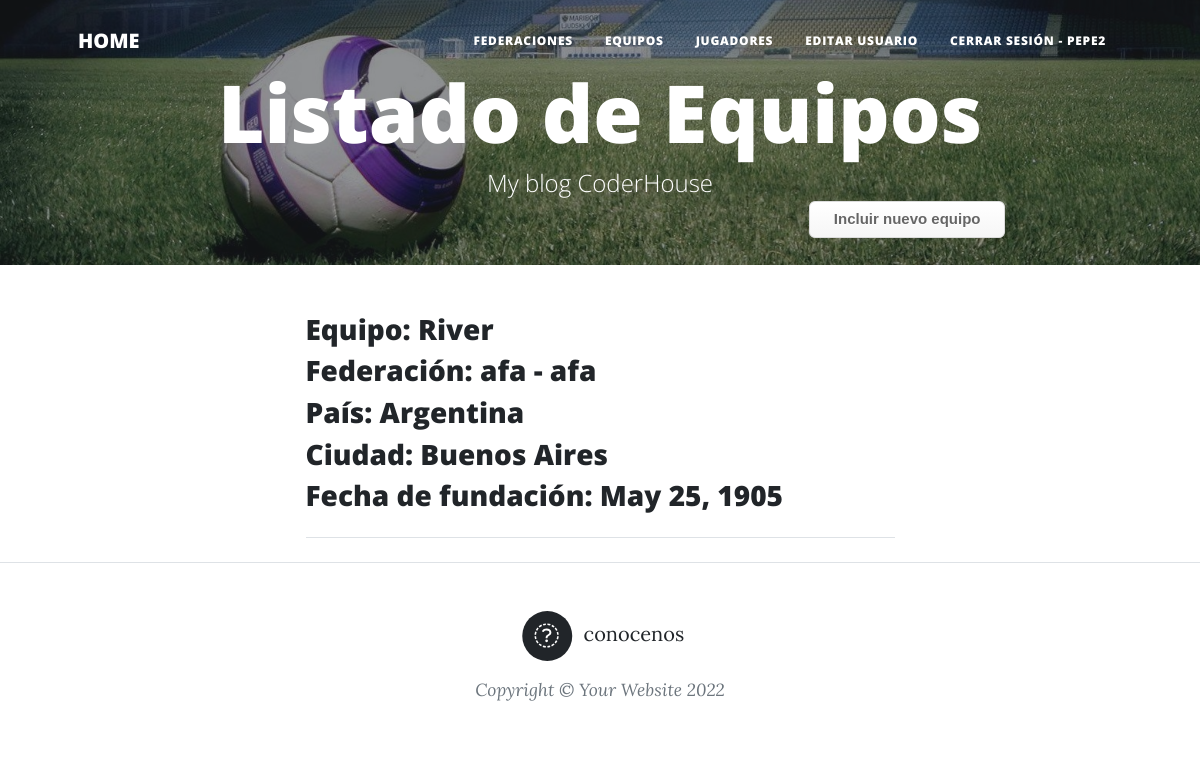
The app's page /teams (signed in) with its own data.
### teams/models.py (models this page shows, shortened)
class Team(models.Model):
    name = models.CharField(max_length=40)
    federation = models.ForeignKey(Federation,
                                    on_delete=models.CASCADE,
                                    null=False,
                                    blank=False)
    country = models.CharField(max_length=40)
    city = models.CharField(max_length=40)
    fundation_date = models.DateField()

### federations/models.py (models this page shows)
class Federation(models.Model):
    name = models.CharField(max_length=40)
    initials = models.CharField(max_length=40)
    official_website = models.CharField(max_length=40)
    image = models.ImageField(upload_to = "shields", null = True, blank= True)
    owner = models.ForeignKey(User, on_delete=models.CASCADE)
    def  __str__(self):
        return f"{self.initials} - {self.name}"

### teams/views.py (the view)
# urls.py: path('', include("teams.urls")),
def teams(request):
    teams = Team.objects.all()
    context_dict = {"teams": teams}
    return render(
        request = request,
        context = context_dict,
        template_name="teams/teams_list.html",
    )

### teams/templates/teams/teams_list.html (shortened to what this page needs)
{% extends "home/index.html" %}
{% load static %}
{% block my_blog_header %}
    <header class="masthead" style="background-image: url('/static/home/assets/img/TEAMS.jpg')">
        <div class="container position-relative px-4 px-lg-5">
            <div class="row gx-4 gx-lg-5 justify-content-center">
                <div class="col-md-15 col-lg-16 col-xl-14">
                    <div class="site-heading">
                        <h1>Listado de Equipos</h1>
                        <span class="subheading">My blog CoderHouse</span>
                    </div>
                </div>
            </div>
            <a class="button_custom" href="{% url 'teams:team-add' %}">Incluir nuevo equipo</a>
        </div>
    </header>
{% endblock %}
{% block my_blog_content %}
{% for team in teams %}
        <div class="post-preview">
            <h3 class="post-title">Equipo: {{ team.name }} </h3>
            <h3 class="post-subtitle">Federación: {{ team.federation }}</h3>
            <h3 class="post-subtitle">País: {{ team.country }}</h3>
            <h3 class="post-subtitle">Ciudad: {{ team.city }}</h3>
            <h3 class="post-subtitle">Fecha de fundación: {{ team.fundation_date }}</h3>
        </div>
        <hr class="my-4" />
    {% endfor %}
{% endblock %}

### home/templates/home/index.html (shortened to what this page needs)
<!DOCTYPE html>
<html lang="en">
    <head>
        {% load static %}
        <link href="{% static 'home/css/styles.css' %}" rel="stylesheet" />
    </head>
    <body>
        <nav class="navbar navbar-expand-lg navbar-light" id="mainNav">
            <div class="container px-4 px-lg-5">
                <a class="navbar-brand" href="{% url 'home:index' %}">HOME</a>
                <div class="collapse navbar-collapse" id="navbarResponsive">
                    <ul class="navbar-nav ms-auto py-4 py-lg-0">
                        <li class="nav-item"><a class="nav-link px-lg-3 py-3 py-lg-4" href="{% url 'federations:federations-list' %}">Federaciones</a></li>
                        <li class="nav-item"><a class="nav-link px-lg-3 py-3 py-lg-4" href="{% url 'teams:teams-list' %}">Equipos</a></li>
                        <li class="nav-item"><a class="nav-link px-lg-3 py-3 py-lg-4" href="{% url 'players:players-list' %}">Jugadores</a></li>
                        {% if user.is_authenticated %}
                        <li class="nav-item"><a class="nav-link px-lg-3 py-3 py-lg-4" href="{% url 'home:user-update' %}">Editar usuario</a></li>
                        <li class="nav-item"><a class="nav-link px-lg-3 py-3 py-lg-4" href="{% url 'logout' %}">Cerrar Sesión - {{ user.username }}</a></li>
                        {% else %}
                        <li class="nav-item"><a class="nav-link px-lg-3 py-3 py-lg-4" href="{% url 'login' %}">Iniciar Sesión</a></li>
                        {% endif %}
                    </ul>
                </div>
            </div>
        </nav>
        {% block my_blog_header %}{% endblock %}
        <div class="container px-4 px-lg-5">
            <div class="row gx-4 gx-lg-5 justify-content-center">
                <div class="col-md-10 col-lg-8 col-xl-7">
                    {% block my_blog_content %}{% endblock %}
                </div>
            </div>
        </div>
        <footer class="border-top">
            <div class="container px-4 px-lg-5">
                <div class="row gx-4 gx-lg-5 justify-content-center">
                    <div class="col-md-10 col-lg-8 col-xl-7">
                        <ul class="list-inline text-center">
                            <li class="list-inline-item">
                                <a href="{% url 'home:about' %}">
                                    <span class="fa-stack fa-lg">
                                        <i class="fas fa-circle fa-stack-2x"></i>
                                        <i class="fab fa-info fa-stack-1x fa-inverse"></i>
                                    </span>
                                    conocenos
                                </a>
                            </li>
                        </ul>
                        <div class="small text-center text-muted fst-italic">Copyright &copy; Your Website 2022</div>
                    </div>
                </div>
            </div>
        </footer>
    </body>
</html>

### records on screen
Team: name "River", federation "afa - afa", country "Argentina", city "Buenos Aires", fundation_date "May 25, 1905"

### other values on screen
{{ user.username }} "PEPE2"
